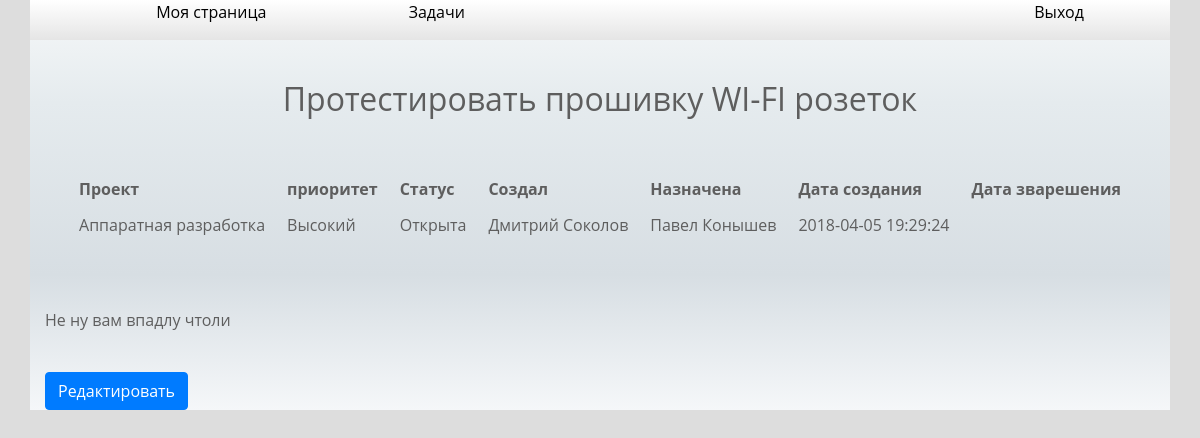
/personalroom/room.php?id=opentask&num=6, run on the app's committed database.
### tables this page shows
CREATE TABLE `tasks` (
  `id` int(11) NOT NULL,
  `name` varchar(55) NOT NULL,
  `priority` varchar(55) NOT NULL,
  `project` varchar(55) NOT NULL,
  `status` varchar(55) NOT NULL,
  `description` text NOT NULL,
  `created` varchar(55) NOT NULL,
  `appointed` varchar(55) NOT NULL,
  `startdate` text NOT NULL,
  `enddate` text NOT NULL
);

### personalroom/room.php (called while the page is built, shortened)
<?php
require('../view/personalroom.php');
?>

### view/opentask.php (the view, shortened to what this page needs)
<?php
	$numbertask = $_GET[num];
	$query = $db->query("
		SELECT * FROM tasks WHERE id = '$numbertask'
	");
	foreach($query as $row):
?>
<div class="row opentask">
	<div class="col-12 nametask">
		<h2><?php echo $row['name'] ?></h2>
	</div>
	<div class="col-12 tabletask">
		<table>
			<tr>
				<th>Проект</th>
				<th>приоритет</th>
				<th>Статус</th>
				<th>Создал</th>
				<th>Назначена</th>
				<th>Дата создания</th>
				<th>Дата зварешения</th>
			</tr>
			<tr>
				<td><?php echo $row['project']?></td>
				<td><?php echo $row['priority']?></td>
				<td id="statuss"><?php echo $row['status']?></td>
				<td><?php echo $row['created']?></td>
				<td><?php echo $row['appointed']?></td>
				<td><?php echo $row['startdate']?></td>
				<td><?php echo $row['enddate']?></td>
			</tr>
		</table>
	</div>
	<div class="col-12">
		<?php echo $row['description']?>
	</div>
	<div class="col-4 editbutton">
		<button class="btn btn-primary openedit">Редактировать</button>
	</div>
</div>
	<?php endforeach?>

### css/style.css (style rules this page uses)
body,html { padding:0;margin:0;color:#5e5e5e;font-family:"Open Sans",sans-serif;overflow-x:hidden;background-color:#ddd }
.tabletask { margin-top:40px;margin-bottom:60px }
.nametask { margin-top:40px;text-align:center }
.tabletask>table { margin:0 auto;border-collapse:separate;border-spacing:20px 10px }
.editbutton { margin-top:40px }
.tabletask { overflow:auto }

### data on the page
tasks: name "Протестировать прошивку WI-FI розеток", project "Аппаратная разработка", priority "Высокий", status "Открыта", created "Дмитрий Соколов", appointed "Павел Конышев", startdate "2018-04-05 19:29:24", description "Не ну вам впадлу чтоли"
